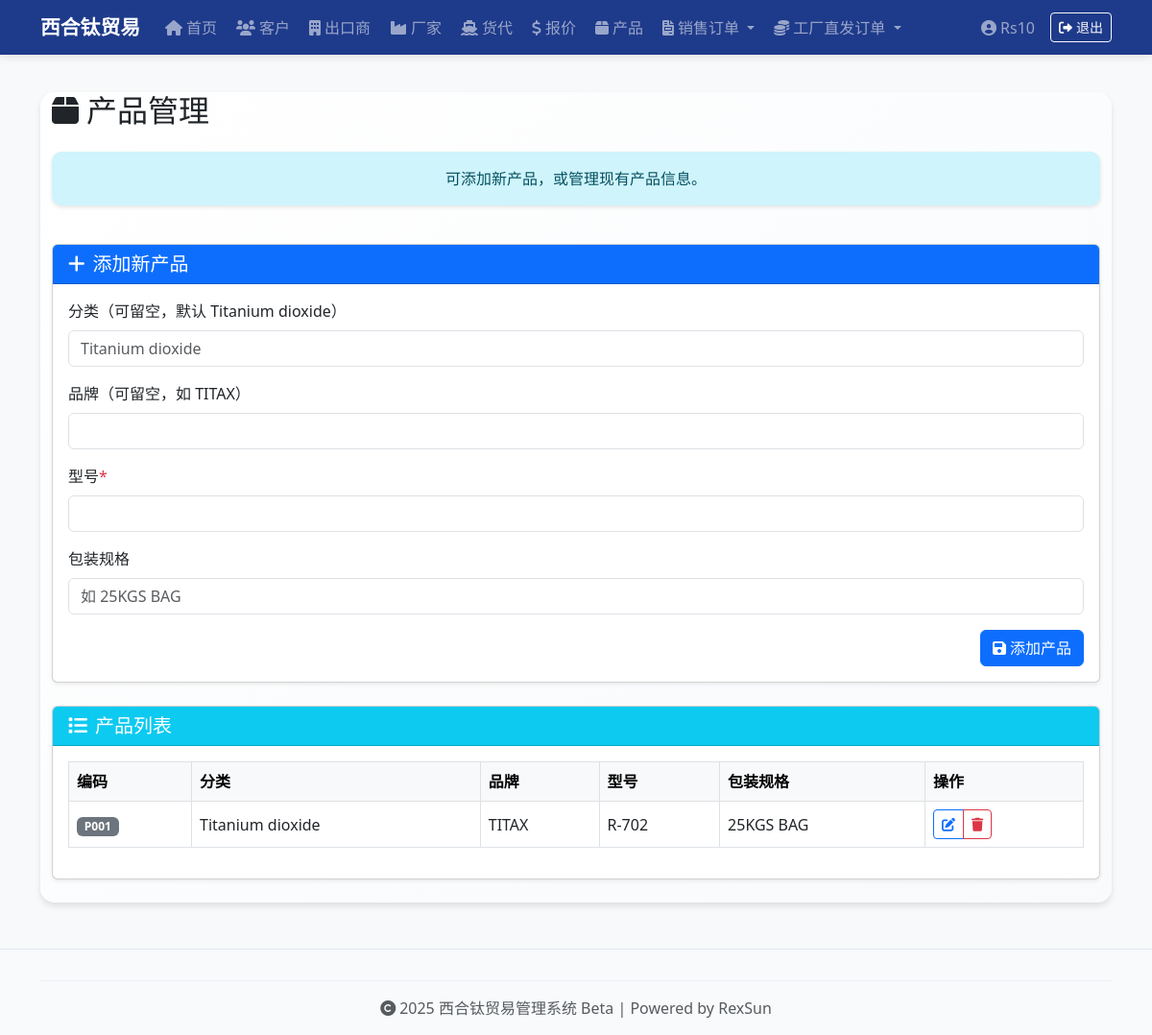
The page /products (signed in) on the database its author committed.
### app.py (models this page shows, shortened)
class User(UserMixin, db.Model):
    id = db.Column(db.Integer, primary_key=True)
    username = db.Column(db.String(50), unique=True, nullable=False)
    password_hash = db.Column(db.String(128), nullable=False)
    role = db.Column(db.String(20), default='admin')

class Product(db.Model):
    id = db.Column(db.Integer, primary_key=True)
    code = db.Column(db.String(10), unique=True)
    category = db.Column(db.String(100), nullable=False, default="Titanium dioxide")
    brand = db.Column(db.String(100))  # 可空，如 "TITAX" 或空
    model = db.Column(db.String(100), nullable=False)  # 型号，如 R-504
    packaging = db.Column(db.String(100))  # 包装规格，如 25KG/包

### app.py (the view, shortened to what this page needs)
@app.route('/products', methods=['GET', 'POST'])
@login_required
def products():
    all_products = Product.query.order_by(Product.code.asc()).all()
    return render_template('products.html', products=all_products)

### app.py (called while the page is built)
@login_manager.user_loader
def load_user(user_id):
    return User.query.get(int(user_id))

@app.before_request
def create_admin_users():
    if not hasattr(app, '_admin_created'):
        db.create_all()
        users = [
            ('Rs10', 'Rs10!)xht'),
            ('Bw18', 'Bw18!*xht'),
            ('Dd16', 'Dd16!^xht'),
        ]
        for username, pwd in users:
            if not User.query.filter_by(username=username).first():
                user = User(username=username)
                user.set_password(pwd)
                db.session.add(user)
        db.session.commit()
        app._admin_created = True

### templates/products.html (shortened to what this page needs)
{% extends "base.html" %}
{% block content %}
<div class="container mt-4">
  <div class="row mb-4">
    <div class="col-12">
      <h2 class="mb-4"><i class="fas fa-box me-2"></i>产品管理</h2>
      <div class="alert alert-info text-center" role="alert">
        可添加新产品，或管理现有产品信息。
      </div>
    </div>
  </div>
  <div class="row">
    <div class="col-md-12">
      <div class="card shadow-sm mb-4">
        <div class="card-header bg-primary text-white">
          <h5 class="mb-0"><i class="fas fa-plus me-2"></i>添加新产品</h5>
        </div>
        <div class="card-body">
          <form method="POST">
            <div class="mb-3">
              <label class="form-label">分类（可留空，默认 Titanium dioxide）</label>
              <input type="text" class="form-control" name="category" placeholder="Titanium dioxide" />
            </div>
            <div class="mb-3">
              <label class="form-label">品牌（可留空，如 TITAX）</label>
              <input type="text" class="form-control" name="brand" />
            </div>
            <div class="mb-3">
              <label class="form-label">型号<span class="text-danger">*</span></label>
              <input type="text" class="form-control" name="model" required />
            </div>
            <div class="mb-3">
              <label class="form-label">包装规格</label>
              <input type="text" class="form-control" name="packaging" placeholder="如 25KGS BAG" />
            </div>
            <div class="d-flex justify-content-end gap-2">
              <button type="submit" class="btn btn-primary"><i class="fas fa-save me-1"></i>添加产品</button>
            </div>
          </form>
        </div>
      </div>
      <div class="card shadow-sm mb-4">
        <div class="card-header bg-info text-white">
          <h5 class="mb-0"><i class="fas fa-list me-2"></i>产品列表</h5>
        </div>
        <div class="card-body">
          <div class="table-responsive">
            <table class="table table-bordered table-hover align-middle">
              <thead class="table-light">
                <tr>
                  <th>编码</th>
                  <th>分类</th>
                  <th>品牌</th>
                  <th>型号</th>
                  <th>包装规格</th>
                  <th>操作</th>
                </tr>
              </thead>
              <tbody>
                {% for p in products %}
                <tr>
                  <td><span class="badge bg-secondary">{{ p.code }}</span></td>
                  <td>{{ p.category or '-' }}</td>
                  <td>{{ p.brand or '-' }}</td>
                  <td>{{ p.model }}</td>
                  <td>{{ p.packaging or '-' }}</td>
                  <td>
                    <div class="btn-group btn-group-sm" role="group">
                      <a href="{{ url_for('edit_product', product_id=p.id) }}" class="btn btn-outline-primary btn-sm" title="编辑">
                        <i class="fas fa-edit"></i>
                      </a>
                      <a href="{{ url_for('delete_product', product_id=p.id) }}" class="btn btn-outline-danger btn-sm" title="删除" onclick="return confirm('确定要删除此产品吗？');">
                        <i class="fas fa-trash"></i>
                      </a>
                    </div>
                  </td>
                </tr>
                {% endfor %}
              </tbody>
            </table>
          </div>
        </div>
      </div>
    </div>
  </div>
</div>
{% endblock %}

### templates/base.html (shortened to what this page needs)
<!DOCTYPE html>
<html lang="zh-CN">
<head>
  <link href="https://cdn.jsdelivr.net/npm/bootstrap@5.3.0/dist/css/bootstrap.min.css" rel="stylesheet">
  <link href="https://cdnjs.cloudflare.com/ajax/libs/font-awesome/6.0.0/css/all.min.css" rel="stylesheet">
  <link href="{{ url_for('static', filename='style.css') }}" rel="stylesheet">
</head>
<body>
  {% if not (request.endpoint == 'login' or request.endpoint == 'static') %}
  <nav class="navbar navbar-expand-lg navbar-dark bg-navy fixed-top">
    <div class="container">
      <a class="navbar-brand fw-bold" href="/">
        西合钛贸易
      </a>
      <div class="collapse navbar-collapse" id="navbarNav">
        <ul class="navbar-nav me-auto mb-2 mb-lg-0">
          <li class="nav-item">
            <a class="nav-link" href="/">
              <i class="fas fa-home me-1"></i>首页
            </a>
          </li>
          <li class="nav-item">
            <a class="nav-link" href="/customers">
              <i class="fas fa-users me-1"></i>客户
            </a>
          </li>
          <li class="nav-item">
            <a class="nav-link" href="/exporters">
              <i class="fas fa-building me-1"></i>出口商
            </a>
          </li>
          <li class="nav-item">
            <a class="nav-link" href="/factories">
              <i class="fas fa-industry me-1"></i>厂家
            </a>
          </li>
          <li class="nav-item">
            <a class="nav-link" href="/freight-forwarders">
              <i class="fas fa-ship me-1"></i>货代
            </a>
          </li>
          <li class="nav-item">
            <a class="nav-link" href="/freight-quotes">
              <i class="fas fa-dollar-sign me-1"></i>报价
            </a>
          </li>
          <li class="nav-item">
            <a class="nav-link" href="/products">
              <i class="fas fa-box me-1"></i>产品
            </a>
          </li>
          <li class="nav-item dropdown">
            <a class="nav-link dropdown-toggle" href="#" id="salesOrderDropdown" role="button" data-bs-toggle="dropdown" aria-expanded="false">
              <i class="fas fa-file-invoice me-1"></i>销售订单
            </a>
          </li>
          <li class="nav-item dropdown">
            <a class="nav-link dropdown-toggle" href="#" id="commissionOrderDropdown" role="button" data-bs-toggle="dropdown" aria-expanded="false">
              <i class="fas fa-coins me-1"></i>工厂直发订单
            </a>
          </li>
        </ul>
        {% if current_user.is_authenticated %}
        <ul class="navbar-nav ms-auto">
          <li class="nav-item d-flex align-items-center">
            <span class="navbar-text me-3">
              <i class="fas fa-user-circle me-1"></i>{{ current_user.username }}
            </span>
          </li>
          <li class="nav-item d-flex align-items-center">
            <a class="btn btn-outline-light btn-sm" href="{{ url_for('logout') }}">
              <i class="fas fa-sign-out-alt me-1"></i>退出
            </a>
          </li>
        </ul>
        {% endif %}
      </div>
    </div>
  </nav>
  {% endif %}
  <div class="container mt-5 pt-4">
    <div class="content-card">
      {% block content %}
      {% endblock %}
    </div>
  </div>
  <footer class="footer text-center text-muted py-3 mt-5">
    <div class="container">
      <hr class="my-3">
      <p class="mb-0">
        <i class="fas fa-copyright me-1"></i>2025 西合钛贸易管理系统 Beta | Powered by RexSun
      </p>
    </div>
  </footer>
</body>
</html>

### static/style.css (style rules this page uses)
body { font-family: 'Segoe UI', Arial, sans-serif; background-color: #f8f9fa; }
.navbar { box-shadow: 0 2px 10px rgba(0,0,0,0.1); }
.content-card { margin-top: 20px; border-radius: 8px; box-shadow: 0 4px 12px rgba(0,0,0,0.05); }
.footer { margin-top: 50px; padding: 20px; background-color: #f8f9fa; border-top: 1px solid #e9ecef; }
.form-label { font-weight: 500; }
.btn-primary { background-color: #0d6efd; border-color: #0d6efd; }
.text-danger { color: #dc3545 !important; }

### templates/base.html (style rules this page uses)
:root { --navy-blue: #1e3a8a; --light-navy: #3b82f6; --accent-color: #f59e0b; --light-gray: #f8fafc; --medium-gray: #e2e8f0; --dark-gray: #64748b; }
.bg-navy { background-color: var(--navy-blue) !important; }
.navbar-brand { font-size: 1.3rem; transition: all 0.3s ease; }
.nav-link { transition: all 0.2s ease; border-radius: 6px; margin: 0 2px; }
.content-card { background: linear-gradient(135deg, #ffffff 0%, var(--light-gray) 100%); border-radius: 15px; box-shadow: 0 4px 6px rgba(0, 0, 0, 0.1); border: none; margin-bottom: 2rem; }
.alert { border-radius: 10px; border: none; box-shadow: 0 2px 4px rgba(0, 0, 0, 0.1); }
.footer { background-color: var(--light-gray); border-top: 1px solid var(--medium-gray); }
.footer hr { border-color: var(--medium-gray); opacity: 0.5; }
.content-card { animation: fadeIn 0.6s ease-out; }

### rows shown on the page
User: username "Rs10"
Product: code "P001", category "Titanium dioxide", brand "TITAX", model "R-702", packaging "25KGS BAG"
